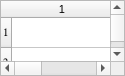
<?xml version="1.0" encoding="UTF-8"?>
<ui version="4.0">
 <comment>GÉNÉRÉ par tools/dfm2ui.py depuis src/f_afdistft.dfm : ne pas modifier à la main avant la fin du portage de la fiche</comment>
 <class>frmAffDistFilesTaxi</class>
 <widget class="QDialog" name="frmAffDistFilesTaxi">
  <property name="geometry">
   <rect>
    <x>591</x>
    <y>0</y>
    <width>125</width>
    <height>76</height>
   </rect>
  </property>
  <property name="windowTitle">
   <string> </string>
  </property>
  <property name="vclFontHeight" stdset="0">
   <number>-11</number>
  </property>
  <property name="font">
   <font>
    <family>MS Sans Serif</family>
    <pointsize>8</pointsize>
    <bold>false</bold>
    <italic>false</italic>
    <underline>false</underline>
    <strikeout>false</strikeout>
   </font>
  </property>
  <property name="vclHelpContext" stdset="0">
   <number>643</number>
  </property>
  <property name="vclHorzScrollBarVisible" stdset="0">
   <bool>false</bool>
  </property>
  <property name="vclVertScrollBarVisible" stdset="0">
   <bool>false</bool>
  </property>
  <property name="vclBorderIcons" stdset="0">
   <string notr="true">biMinimize,biSystemMenu</string>
  </property>
  <property name="vclBorderStyle" stdset="0">
   <string notr="true">bsSizeToolWin</string>
  </property>
  <property name="vclColor" stdset="0">
   <string notr="true">clBtnFace</string>
  </property>
  <property name="vclConstraintsMaxWidth" stdset="0">
   <number>141</number>
  </property>
  <property name="vclConstraintsMinWidth" stdset="0">
   <number>141</number>
  </property>
  <property name="vclFormStyle" stdset="0">
   <string notr="true">fsStayOnTop</string>
  </property>
  <property name="vclKeyPreview" stdset="0">
   <bool>true</bool>
  </property>
  <property name="vclTextHeight" stdset="0">
   <number>13</number>
  </property>
  <widget class="TStringGrid" name="StringGridDistances">
   <property name="rowCount">
    <number>4</number>
   </property>
   <property name="columnCount">
    <number>4</number>
   </property>
   <property name="geometry">
    <rect>
     <x>0</x>
     <y>0</y>
     <width>125</width>
     <height>76</height>
    </rect>
   </property>
   <property name="vclFontHeight" stdset="0">
    <number>-11</number>
   </property>
   <property name="font">
    <font>
     <family>Symbol</family>
     <pointsize>8</pointsize>
     <bold>false</bold>
     <italic>false</italic>
     <underline>false</underline>
     <strikeout>false</strikeout>
    </font>
   </property>
   <property name="vclAlign" stdset="0">
    <string notr="true">alClient</string>
   </property>
   <property name="vclColCount" stdset="0">
    <number>4</number>
   </property>
   <property name="vclDefaultColWidth" stdset="0">
    <number>28</number>
   </property>
   <property name="vclDefaultRowHeight" stdset="0">
    <number>20</number>
   </property>
   <property name="vclRowCount" stdset="0">
    <number>4</number>
   </property>
   <property name="vclScrollBars" stdset="0">
    <string notr="true">ssVertical</string>
   </property>
   <property name="vclTabOrder" stdset="0">
    <number>0</number>
   </property>
   <property name="vclRowHeights" stdset="0">
    <stringlist notr="true">
     <string>20</string>
     <string>20</string>
     <string>20</string>
     <string>20</string>
    </stringlist>
   </property>
  </widget>
 </widget>
 <customwidgets>
  <customwidget>
   <class>TStringGrid</class>
   <extends>QTableWidget</extends>
   <header>vcl/controles.h</header>
  </customwidget>
 </customwidgets>
 <resources>
  <include location="../ressources/images.qrc" />
 </resources>
 <connections />
</ui>
